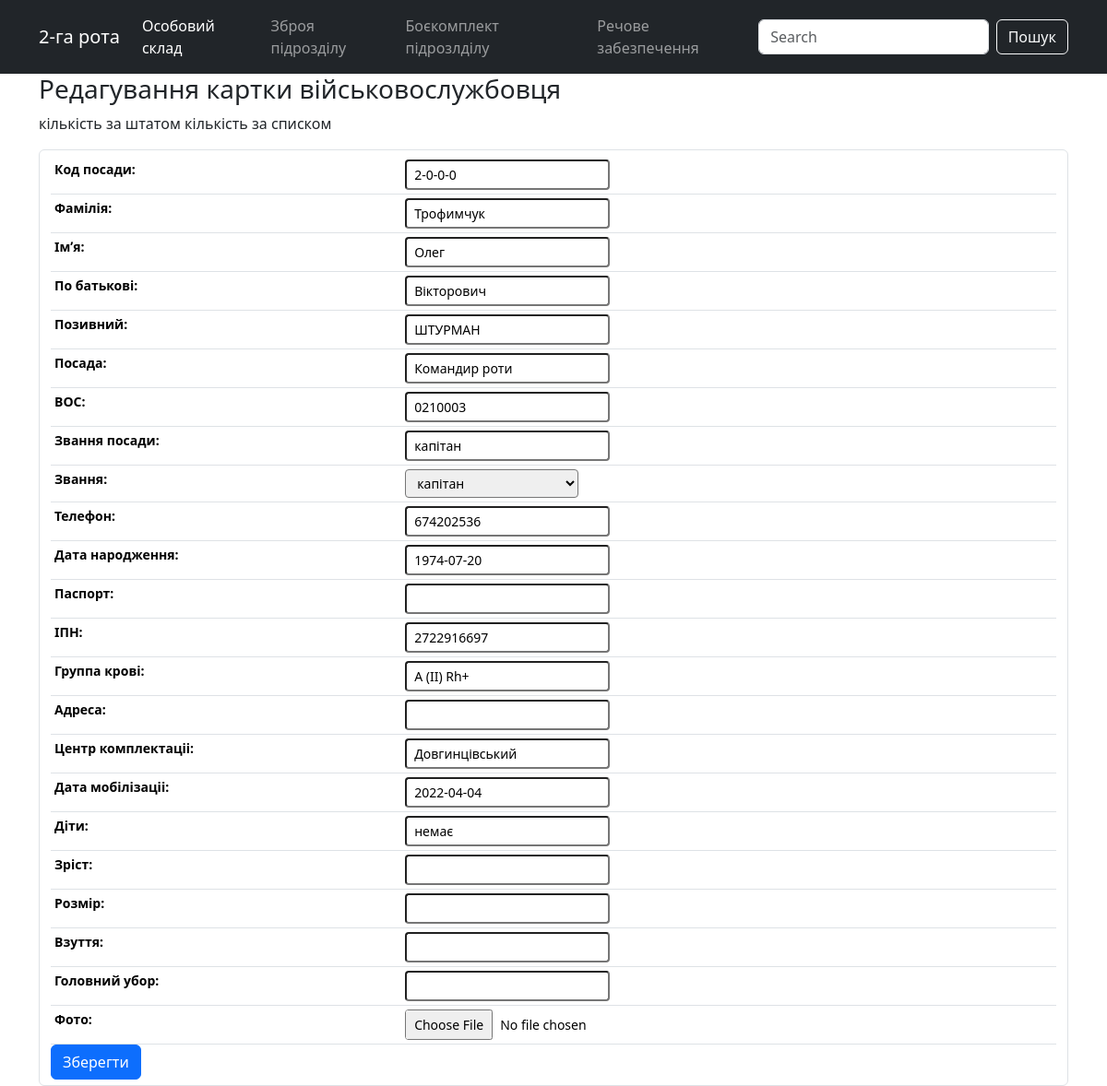
The page /index/soldiers_card/7/update/ on the database as committed earlier.
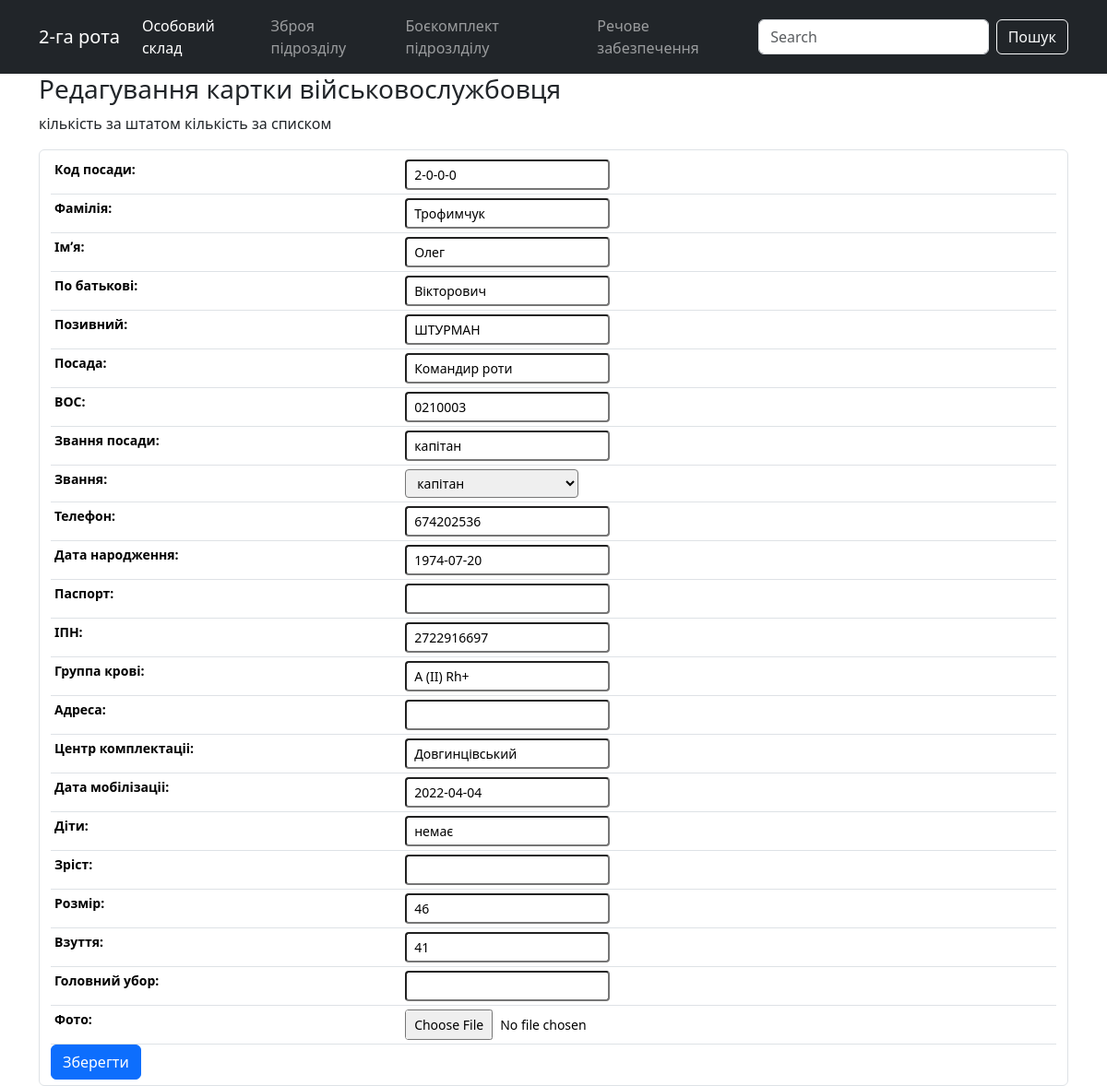
The same page on the database as committed later.
### evening/models.py (models this page shows, shortened)
class Soldiers(models.Model):
    slug = models.SlugField(max_length=50, unique=True,
                            verbose_name='Код посади')
    surname = models.CharField(
        max_length=50, blank=True, null=True, verbose_name='Фамілія')
    name = models.CharField(max_length=50, blank=True,
                            null=True, verbose_name='Імʼя')
    fathers_name = models.CharField(
        max_length=50, blank=True, null=True, verbose_name='По батькові')
    callsign = models.CharField(
        max_length=50, blank=True, null=True, verbose_name='Позивний')
    position_name = models.CharField(
        max_length=50, verbose_name='Посада')
    mil_prof = models.CharField(max_length=50, verbose_name='ВОС')
    position_rank = models.CharField(
        max_length=50, verbose_name='Звання посади')
    rank = models.ForeignKey(
        'Ranks', on_delete=models.PROTECT, blank=True, null=True, verbose_name='Звання')
    phone = models.CharField(max_length=13, blank=True,
                             null=True, verbose_name='Телефон')
    birth_date = models.DateField(
        blank=True, null=True, default='2000-01-01', verbose_name='Дата народження')
    tax_number = models.CharField(
        max_length=15, unique=True, blank=True, null=True, verbose_name='ІПН')
    blood_type = models.CharField(
        max_length=15, blank=True, null=True, verbose_name='Группа крові')
    addres = models.CharField(
        max_length=255, blank=True, null=True, verbose_name='Адреса')
    complect_center = models.CharField(
        max_length=255, blank=True, null=True, verbose_name='Центр комплектаціі')
    mob_date = models.DateField(
        blank=True, null=True, default='2000-01-01', verbose_name='Дата мобілізаціі')
    children = models.CharField(
        max_length=50, blank=True, null=True, verbose_name='Діти')
    hight_s = models.CharField(
        max_length=50, blank=True, null=True, verbose_name='Зріст')
    size = models.CharField(max_length=50, blank=True,
                            null=True, verbose_name='Розмір')
    boots_s = models.CharField(
        max_length=50, blank=True, null=True, verbose_name='Взуття')
    head_s = models.CharField(max_length=50, blank=True, null=True,
                              verbose_name='Головний убор')
    photo = models.ImageField(blank=True, null=True, verbose_name='Фото')
    passport = models.CharField(
        max_length=50, blank=True, null=True, verbose_name='Паспорт')
    class Meta:
        verbose_name = 'Військовослужбовець'
        verbose_name_plural = 'Військовослужбовці'
        ordering = ['slug']

### evening/views.py (the view, shortened to what this page needs)
class SoldierCardRenew(UpdateView):
    model = Soldiers
    template_name = 'evening/soldier_renew.html'
    form_class = SoldierAddForm

### evening/models.py (called while the page is built)
    def __str__(self):
        return self.rank

### evening/templates/evening/soldier_renew.html (shortened to what this page needs)
{% extends "evening/base_generic.html" %}
{% block content %}
<head> </head>
<div class="container">
    <h3>Редагування картки військовослужбовця</h3>
    <p>кількість за штатом {{soldiers_list.count}} кількість за списком {{cont}}</p>
    <form method="POST" action="{% url 'soldier-card-update' pk=object.pk %}" class="form-group form-control">
        <table class="table table-sm">
            {{form.as_table}}
        </table>
        <div>
            <button type="submit" class="btn btn-primary">Зберегти</button>
        </div>
    </form>
</div>
{% endblock %}

Rows that differ between the two databases and show on the page:
changed Soldiers "Трофимчук": size (not shown) → "46"; boots_s (not shown) → "41"
